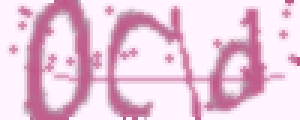
#> input picture Tool_code/fig/46.png, 100 x 40 px (shown 3 times larger)
$ python -i rec_img_aug.py   (imports and definitions only)
#> lines starting #> are read from the running program, lines starting #| are printed output that depends on the picture
import math
import cv2
import numpy as np
import random
from .text_image_aug import tia_perspective, tia_stretch, tia_distort
import torch
from math import floor, ceil
from PIL import Image, ImageOps, ImageEnhance


# ----------------------------- 数据增强 ----------------------------
# [78 lines left out: functions flag, cvtColor, blur, jitter, add_gasuss_noise, get_crop, not called in this run]


# 扭曲
def random_distortion(grid_width, grid_height, magnitude,images):
    """
        扭曲
    """

    h, w, _ = images.shape
    horizontal_tiles = grid_width
    vertical_tiles = grid_height
    width_of_square = int(floor(w / float(horizontal_tiles)))
    height_of_square = int(floor(h / float(vertical_tiles)))
    width_of_last_square = w - (width_of_square * (horizontal_tiles - 1))
    height_of_last_square = h - (height_of_square * (vertical_tiles - 1))

    dimensions = []

    for vertical_tile in range(vertical_tiles):
        for horizontal_tile in range(horizontal_tiles):
            if vertical_tile == (vertical_tiles - 1) and horizontal_tile == (horizontal_tiles - 1):
                dimensions.append([horizontal_tile * width_of_square,
                                   vertical_tile * height_of_square,
                                   width_of_last_square + (horizontal_tile * width_of_square),
                                   height_of_last_square + (height_of_square * vertical_tile)])
            elif vertical_tile == (vertical_tiles - 1):
                dimensions.append([horizontal_tile * width_of_square,
                                   vertical_tile * height_of_square,
                                   width_of_square + (horizontal_tile * width_of_square),
                                   height_of_last_square + (height_of_square * vertical_tile)])
            elif horizontal_tile == (horizontal_tiles - 1):
                dimensions.append([horizontal_tile * width_of_square,
                                   vertical_tile * height_of_square,
                                   width_of_last_square + (horizontal_tile * width_of_square),
                                   height_of_square + (height_of_square * vertical_tile)])
            else:
                dimensions.append([horizontal_tile * width_of_square,
                                   vertical_tile * height_of_square,
                                   width_of_square + (horizontal_tile * width_of_square),
                                   height_of_square + (height_of_square * vertical_tile)])

    last_column = []
    for i in range(vertical_tiles):
        last_column.append((horizontal_tiles-1)+horizontal_tiles*i)

    last_row = range((horizontal_tiles * vertical_tiles) - horizontal_tiles, horizontal_tiles * vertical_tiles)

    polygons = []
    for x1, y1, x2, y2 in dimensions:
        polygons.append([x1, y1, x1, y2, x2, y2, x2, y1])

    polygon_indices = []
    for i in range((vertical_tiles * horizontal_tiles) - 1):
        if i not in last_row and i not in last_column:
            polygon_indices.append([i, i + 1, i + horizontal_tiles, i + 1 + horizontal_tiles])

    for a, b, c, d in polygon_indices:
        dx = random.randint(-magnitude, magnitude)
        dy = random.randint(-magnitude, magnitude)

        x1, y1, x2, y2, x3, y3, x4, y4 = polygons[a]
        polygons[a] = [x1, y1, x2, y2, x3 + dx, y3 + dy, x4, y4]

        x1, y1, x2, y2, x3, y3, x4, y4 = polygons[b]
        polygons[b] = [x1, y1, x2 + dx, y2 + dy, x3, y3, x4, y4]

        x1, y1, x2, y2, x3, y3, x4, y4 = polygons[c]
        polygons[c] = [x1, y1, x2, y2, x3, y3, x4 + dx, y4 + dy]

        x1, y1, x2, y2, x3, y3, x4, y4 = polygons[d]
        polygons[d] = [x1 + dx, y1 + dy, x2, y2, x3, y3, x4, y4]

    generated_mesh = []
    for i in range(len(dimensions)):
        generated_mesh.append([dimensions[i], polygons[i]])

    images = Image.fromarray(cv2.cvtColor(images, cv2.COLOR_BGR2RGB))

    images = images.transform(images.size, Image.MESH, generated_mesh, resample=Image.BICUBIC)
    return cv2.cvtColor(np.asarray(images), cv2.COLOR_RGB2BGR)


# 缩放
# [22 lines left out: function Zoom, not called in this run]


def warp(img):
    """
    warp
    """
    img = np.array(img).copy()
    h, w, _ = img.shape
    new_img = img


    prob_tia = 0          # TIA抖动
    prob_crop = 0         # 随机裁剪
    prob_Zoom = 0.5       # 缩放
    prob_blur = 0         # 模糊
    prob_cvtColor = 0     # 颜色空间转换
    prob_jitter = 0       # 颜色抖动
    prob_gauss_noise = 0  # 高斯噪声
    prob_distort = 0.5    # 扭曲的概率
    # --------------------------- tia扰动 ---------------------------------
    img_height, img_width = img.shape[0:2]
    if random.random() <= prob_tia and img_height >= 20 and img_width >= 20:
        new_img = tia_distort(new_img, random.randint(3, 6))

    if random.random() <= prob_tia and img_height >= 20 and img_width >= 20:
        new_img = tia_stretch(new_img, random.randint(3, 6))

    if random.random() <= prob_tia:
        new_img = tia_perspective(new_img)
    # ---------------------------------------------------------------------
    # 随机裁剪
    img_height, img_width = img.shape[0:2]
    if random.random() <= prob_crop and img_height >= 20 and img_width >= 20:
        new_img = get_crop(new_img)

    # 缩放
    if random.random() <= prob_Zoom:
        new_img = Zoom(min_factor=1.05, max_factor=1.05, images=new_img)

    # 扭曲
    if random.random() <= prob_distort:
        new_img = random_distortion(grid_width=6, grid_height=2, magnitude=3, images=new_img)

    # 模糊
    if random.random() <= prob_blur:
        new_img = blur(new_img)
    # 颜色空间转换
    if random.random() <= prob_cvtColor:
        new_img = cvtColor(new_img)
    # 颜色抖动
    if random.random() <= prob_jitter:
        new_img = jitter(new_img)
    # 高斯噪声
    if random.random() <= prob_gauss_noise:
        new_img = add_gasuss_noise(new_img)

    # if random.random() <= prob:
    #     new_img = 255 - new_img

    return new_img


class Cutout(object):
    """Randomly mask out one or more patches from an image.
    Args:
        n_holes (int): Number of patches to cut out of each image.
        length (int): The length (in pixels) of each square patch.
    """

    def __init__(self, n_holes, length):
        self.n_holes = n_holes
        self.length = length

    # [28 lines left out: function __call__, not called in this run]


# from https://github.com/pytorch/vision/blob/main/references/classification/transforms.py
class RandomMixup(torch.nn.Module):
    """Randomly apply Mixup to the provided batch and targets.
    The class implements the data augmentations as described in the paper
    `"mixup: Beyond Empirical Risk Minimization" <https://arxiv.org/abs/1710.09412>`_.
    Args:
        num_classes (int): number of classes used for one-hot encoding.
        p (float): probability of the batch being transformed. Default value is 0.5.
        alpha (float): hyperparameter of the Beta distribution used for mixup.
            Default value is 1.0. # beta分布超参数
        inplace (bool): boolean to make this transform inplace. Default set to False.
    """

    # [55 lines left out: functions __init__, forward, not called in this run]


class RandomCutmix(torch.nn.Module):
    """Randomly apply Cutmix to the provided batch and targets.
    The class implements the data augmentations as described in the paper
    `"CutMix: Regularization Strategy to Train Strong Classifiers with Localizable Features"
    <https://arxiv.org/abs/1905.04899>`_.
    Args:
        num_classes (int): number of classes used for one-hot encoding.
        p (float): probability of the batch being transformed. Default value is 0.5.
        alpha (float): hyperparameter of the Beta distribution used for cutmix.
            Default value is 1.0.
        inplace (bool): boolean to make this transform inplace. Default set to False.
    """

    # [68 lines left out: functions __init__, forward, not called in this run]

>>> import cv2
>>> picture = cv2.imread('../../Tool_code/fig/46.png')
#> picture is the input picture: shape (40, 100, 3); mean B, G, R 220.3, 200.1, 234
>>> result = warp(picture)
#> in random_distortion, `images = images.transform(images.size, Image.MESH, generated_mesh, res..`:
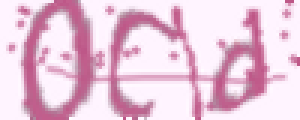
#> images: PIL image 100x40 RGB (shown 3 times larger); mean R, G, B 233.4, 199.4, 219.5
#> in random_distortion, `return cv2.cvtColor(np.asarray(images), cv2.COLOR_RGB2BGR)`:
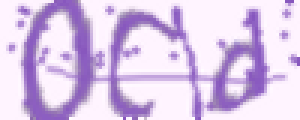
#> returned value: shape (40, 100, 3) (shown 3 times larger); mean R, G, B 219.5, 199.4, 233.4

$ run again, on Tool_code/fig/88.png
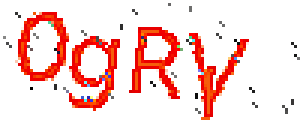
#> input picture Tool_code/fig/88.png, 100 x 40 px (shown 3 times larger)
#> picture is the input picture: shape (40, 100, 3); mean B, G, R 209.4, 213.1, 249
#> in random_distortion, `images = images.transform(images.size, Image.MESH, generated_mesh, res..`:
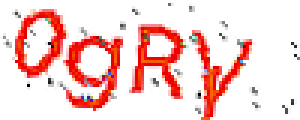
#> images: PIL image 100x40 RGB (shown 3 times larger); mean R, G, B 247.7, 210.7, 207.9
#> in random_distortion, `return cv2.cvtColor(np.asarray(images), cv2.COLOR_RGB2BGR)`:
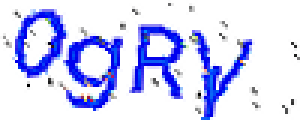
#> returned value: shape (40, 100, 3) (shown 3 times larger); mean R, G, B 207.9, 210.7, 247.7
